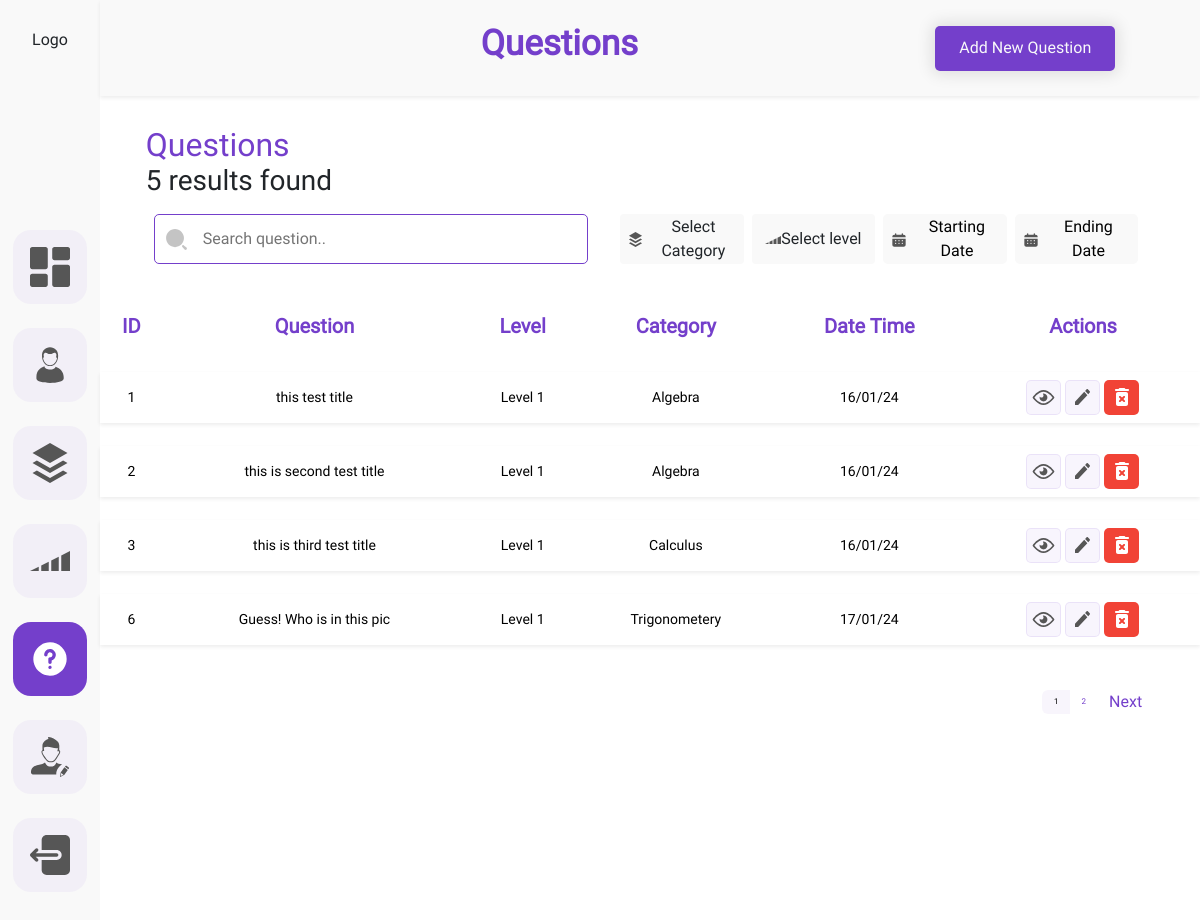
/myadmin/questions/ (signed in), run on an earlier commit of the app's database.
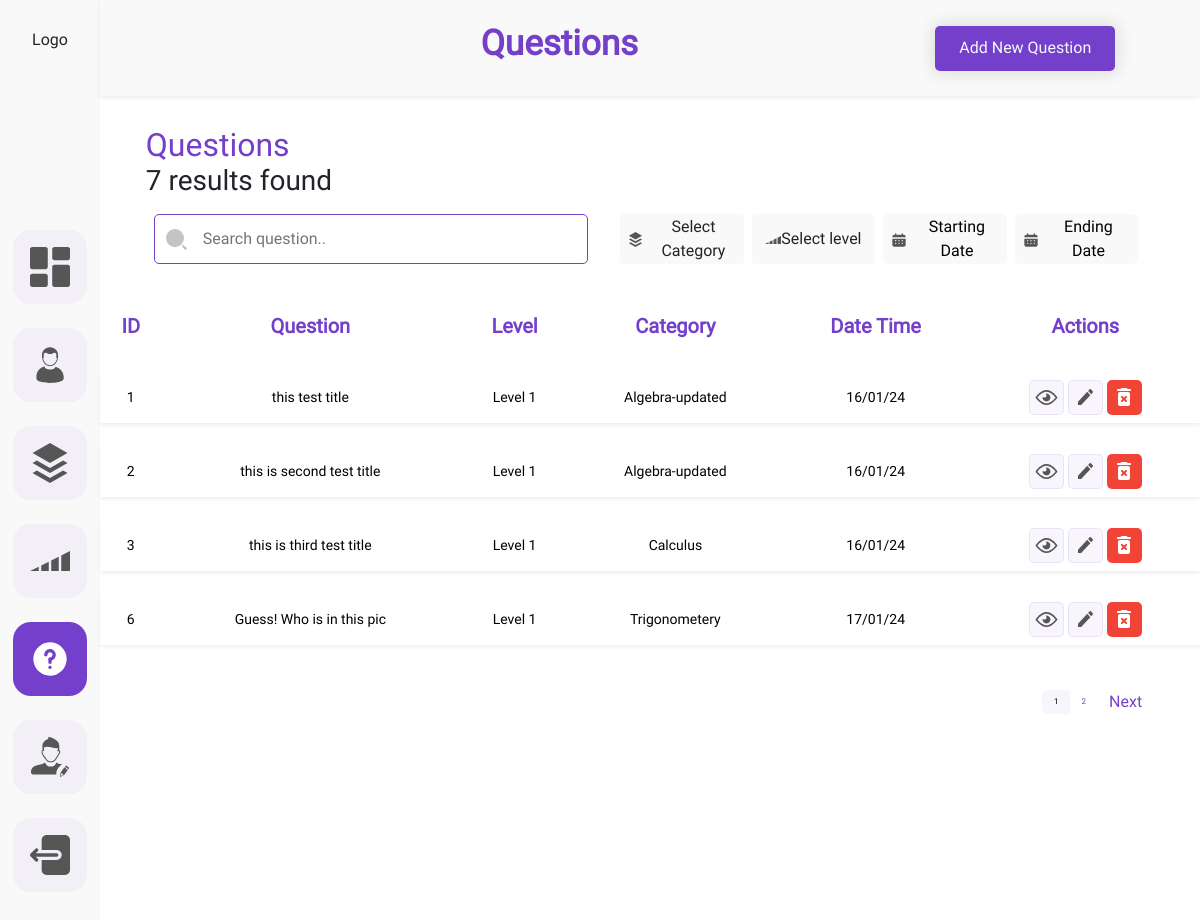
And on a later commit of the database.
### adminDashboard/models.py (models this page shows, shortened)
class Question(BaseModel):
    question_title = models.TextField()
    question_description = models.TextField()
    option_a = models.CharField(max_length=255)
    option_b = models.CharField(max_length=255)
    option_c = models.CharField(max_length=255)
    option_d = models.CharField(max_length=255)
    correct_answer = models.CharField(max_length=1, choices=[('A', 'A'), ('B', 'B'), ('C', 'C'), ('D', 'D')])
    question_level = models.ForeignKey(Level, on_delete=models.CASCADE)
    question_helping_video = models.TextField()
    question_image = models.ImageField(upload_to='questions_images', blank=True, null=True)
    question_countdown_time = models.PositiveIntegerField()

class Level(BaseModel):
    level_no = models.IntegerField()
    number_of_questions = models.IntegerField()
    level_category = models.ForeignKey(Category,on_delete=models.CASCADE)
    class Meta:
        unique_together = ('level_no', 'level_category')
    def __str__(self):
        return f"Level {self.level_no}"

class Category(BaseModel):
    category_title = models.CharField(max_length=CharFieldSizes.XXX_LARGE)
    category_description = models.TextField()
    category_image = models.ImageField(upload_to='category_images')
    def __str__(self):
        return self.category_title

### adminDashboard/views.py (the view)
# urls.py: path('questions/', views.Questions, name='questions'),
@login_required(login_url='admin-login')
def Questions(request):
    context = {
        'categories': Category.objects.all(),
        'category': request.GET.get('category', None),
        'level': request.GET.get('level', None),
        'startdate': request.GET.get('startdate', None),
        'enddate': request.GET.get('enddate', None),
        'search': request.GET.get('search-bar', None)
    }
    selected_category_title = context['category']
    selected_level = context['level']
    if selected_category_title:
        try:
            selected_category = Category.objects.get(category_title=selected_category_title)
            levels = Level.objects.filter(level_category=selected_category)
            context['levels']= levels
            context['records'] = Question.objects.filter(question_level__in=levels)
        except Category.DoesNotExist:
            context['records'] = Question.objects.none()
    else:
        context['records'] = Question.objects.all()
    if selected_level:
        levels = Level.objects.get(id=selected_level)
        context['level']= levels.level_no
        context['records'] = Question.objects.filter(question_level = levels)
    if context['startdate'] and context['enddate']:
        context['records'] = context['records'].filter(created_at__range=(context['startdate'], context['enddate']))
    elif context['startdate']:
        context['records'] = context['records'].filter(created_at__gte=context['startdate'])
    elif context['enddate']:
        context['records'] = context['records'].filter(created_at__lte=context['enddate'])
    if context['search']:
        context['records'] = context['records'].filter(
            Q(question_title__icontains=context['search']) | Q(question_description__icontains=context['search'])
        )
    context['record_count'] = context['records'].count()
    paginator = Paginator(context['records'],4)
    page = request.GET.get('page')
    try:
        records_within_range = paginator.page(page)
    except PageNotAnInteger:
        records_within_range = paginator.page(1)
    except EmptyPage:
        records_within_range = paginator.page(paginator.num_pages)
    question_count = context['records'].count()
    context['records']= records_within_range
    context['record_count'] = question_count
    return render(request, 'admin_dashboard/question.html', context)

### templates/admin_dashboard/question.html (shortened to what the changed rows need)
{% load static %}
<!DOCTYPE html>
<html lang="en">
<head>
    <link
    href="https://cdn.jsdelivr.net/npm/bootstrap@5.3.2/dist/css/bootstrap.min.css"
    rel="stylesheet"
  />
  <link rel="stylesheet" href="{% static 'admin_dashboard/css/common.css'%}">
  <link rel="stylesheet" href="{% static 'admin_dashboard/css/users.css'%}">
  <link rel="stylesheet" href="{% static 'admin_dashboard/css/category.css'%}">
  <link rel="stylesheet" href="{% static 'admin_dashboard/css/question.css'%}">
  <link rel="stylesheet" href="{% static 'admin_dashboard/css/dashboard.css'%}">
  <link rel="stylesheet" href="{% static 'admin_dashboard/css/question.css'%}">
</head>
<body>
    <div class="container-fluid">
        <div class="row ">
            <div class="col-11  h-100">
                <div class="row p-2 bg-sidebar shadow-sm heading-container-height align-items-center justify-content-center">
                    <div class="col-6 d-flex justify-content-end ">
                        <div class= "">
                            <h1 class="dashboard__heading">Questions</h1>
                        </div>
                    </div>
                </div>
                <div class="row justify-content-center margintop">
                    <div class="col-11 p-0">
                        <div class="">
                            <div class="d-flex flex-column">
                                <div class="">
                                    <h2 class="user-title m-0 p-0">Questions</h2>
                                </div>
                                <div>
                                    <h3 class="user-title-desc m-0 p-0">{{record_count}} results found</h3>
                                </div>
                            </div>
                        </div>
                    </div>
                </div>
                <div class="row justify-content-center mt-3">
                    <div class="col p-0">
                        <div class="">
                            <div class="">
                                <table class="table table-hover table-borderless">
                                    <thead>
                                        <tr>
                                          <th class="table-head">ID</th>
                                          <th class="table-head">Question</th>
                                          <th class="table-head">Level</th>
                                          <th class="table-head">Category</th>
                                          <th class="table-head">Date Time</th>
                                          <th class="table-head">Actions</th>
                                        </tr>
                                      </thead>
                                      <tbody>
                                        {% if records %}
                                        {% for record in records %}
                                        <tr class="tr shadow-sm ">
                                          <td >{{record.id}}</td>
                                          <td>{{record.question_title | safe}}</td>
                                          <td>{{record.question_level}}</td>
                                          <td>{{record.question_level.level_category}}</td>
                                          <td>{{record.created_at|date:"d/m/y"}}</td>
                                          <td>
                                            <div class="d-flex justify-content-center gap-1">
                                                <div class="">
                                                    <a class="action-btns action-btns-view" href="{% url 'view-question' pk=record.id%}">
                                                    </a>
                                                </div>
                                                <div class="">
                                                    <a class="action-btns action-btns-view" href="{% url 'update-question' pk=record.id%}">
                                                    </a>
                                                </div>
                                                <div class="">
                                                    <a class="action-btns action-btns-remove" href="#" onclick=deleterecord({{record.id}}) data-bs-toggle="modal" data-bs-target="#user-successfully-delet-modal">
                                                    </a>
                                                </div>
                                            </div>
                                          </td>
                                        </tr>
                                        {% endfor %}
                                        {% endif %}
                                      </tbody>
                                  </table>
                            </div>
                        </div>
                    </div>
                </div>
            </div>
        </div>
    </div>
</body>
</html>

What changed in the data, as far as the page shows it:
changed Question "this test title": question_level.level_category "Algebra" → "Algebra-updated"
changed Question "this is second test title": question_level.level_category "Algebra" → "Algebra-updated"
Also different on the page:
{{ record_count }}: "5" → "7"
